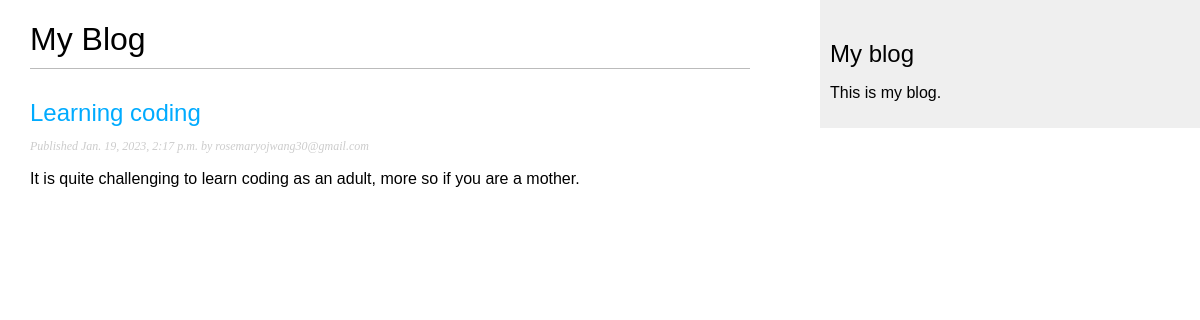
The page /blog/ on the database as committed earlier.
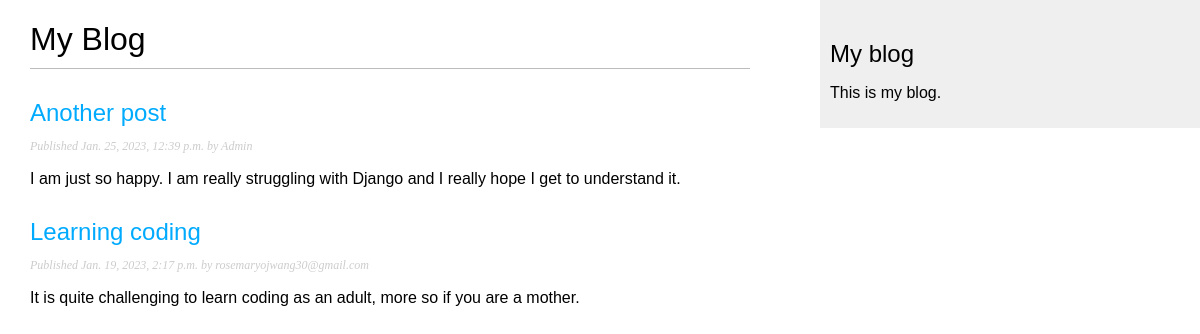
The same page on the database as committed later.
### blog/models.py (models this page shows, shortened)
class Post(models.Model):
    class Status(models.TextChoices):
        DRAFT = 'DF', 'Draft'
        PUBLISHED = 'PB', 'Published'
    title = models.CharField(max_length = 250)
    slug = models.SlugField(max_length = 250,
                            unique_for_date='publish')
    author = models.ForeignKey(User,
                               on_delete=models.CASCADE,
                               related_name='blog_posts')
    body = models.TextField()
    publish = models.DateTimeField(default=timezone.now)
    created = models.DateTimeField(auto_now_add=True)
    updated = models.DateTimeField(auto_now=True)
    status = models.CharField(max_length=2,
                              choices=Status.choices,
                              default=Status.DRAFT)
    objects = models.Manager()
    published = PublishedManager()
    class Meta:
        ordering = ['-publish']
        indexes = [
            models.Index(fields=['-publish']),
        ]
    def get_absolute_url(self):
        return reverse('blog:post_detail',
                       args=[self.publish.year,
                       self.publish.month,
                       self.publish.day,
                       self.slug])

### blog/views.py (the view)
# urls.py: path('', views.post_list, name='post_list'),
def post_list(request):
     posts = Post.published.all()
     return render(request,
                  'blog/post/list.html',
                   {'posts': posts})

### blog/models.py (called while the page is built)
    def get_queryset(self):
        return super().get_queryset()\
                       .filter(status=Post.Status.PUBLISHED)

### blog/templates/blog/post/list.html (shortened to what this page needs)
{% extends "blog/base.html" %}
{% block content %}
<h1>My Blog</h1>
{% for post in posts %}
<h2>
    <a href="{{ post.get_absolute_url }}">
        {{ post.title }}
    </a>
</h2>
<p class="date">
    Published {{ post.publish }} by {{ post.author }}
</p>
        {{ post.body|truncatewords:30|linebreaks }}
    {% endfor %}
{% endblock %}

### blog/templates/blog/base.html (shortened to what this page needs)
{% load static %}
<!DOCTYPE html>
<html lang="en-US">
<head>
    <link href="{% static 'css/blog.css' %}" rel="stylesheet">
</head>
<body>
    <div id="content">
        {% block content %}
        {% endblock %}
    </div>
    <div id="sidebar">
        <h2>My blog</h2>
        <p>This is my blog.</p>
    </div>
</body>
</html>

### static/css/blog.css (style rules this page uses)
body { margin:0; padding:0; font-family:helvetica, sans-serif; }
a { color:#00abff; text-decoration:none; }
h1 { font-weight:normal; border-bottom:1px solid #bbb; padding:0 0 10px 0; }
h2 { font-weight:normal; margin:30px 0 0; }
#content { float:left; width:60%; padding:0 0 0 30px; }
#sidebar { float:right; width:30%; padding:10px; background:#efefef; height:100%; }
p.date { color:#ccc; font-family: georgia, serif; font-size: 12px; font-style: italic; }

Rows that differ between the two databases and show on the page:
added Post: title "Another post", publish "Jan. 25, 2023, 12:39 p.m.", author "Admin", body "I am just so happy. I am really struggling with Django and I really hope I get to understand it."
